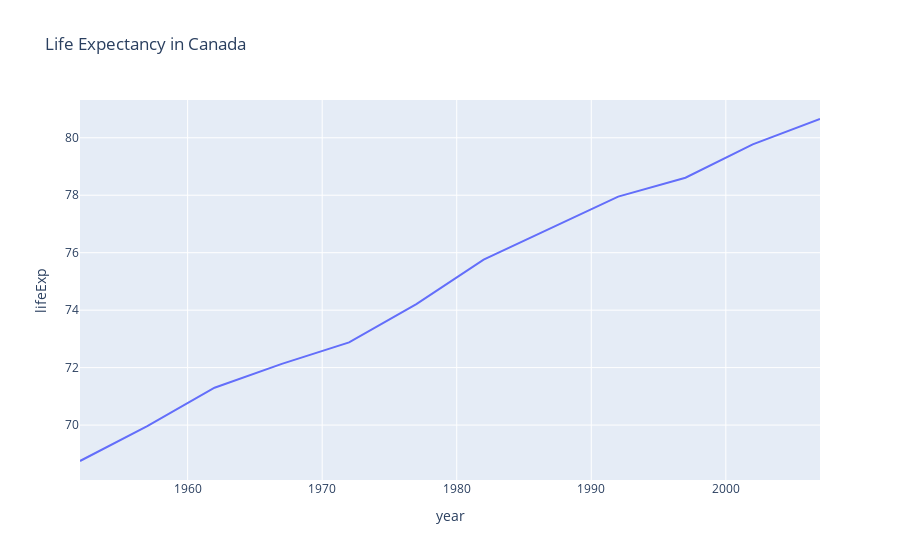

Notebook source saved alongside this figure:
### Markdown cell above
## 2️⃣ Line Plot Example

### Code cell
df = px.data.gapminder().query("country=='Canada'")

fig = px.line(df, x="year", y="lifeExp", title="Life Expectancy in Canada")
fig.show()

### Figure 1 — Plotly figure (JSON) as saved in the notebook; plotly's stock layout.template omitted (floating-point values rounded to 4 significant figures)
{"data": [{"hovertemplate": "year=%{x}<br>lifeExp=%{y}<extra></extra>", "legendgroup": "", "line": {"color": "#636efa", "dash": "solid"}, "marker": {"symbol": "circle"}, "mode": "lines", "name": "", "orientation": "v", "showlegend": false, "type": "scatter", "x": [1952, 1957, 1962, 1967, 1972, 1977, 1982, 1987, 1992, 1997, 2002, 2007], "xaxis": "x", "y": [68.75, 69.96, 71.3, 72.13, 72.88, 74.21, 75.76, 76.86, 77.95, 78.61, 79.77, 80.65], "yaxis": "y"}], "layout": {"legend": {"tracegroupgap": 0}, "title": {"text": "Life Expectancy in Canada"}, "xaxis": {"anchor": "y", "domain": [0, 1], "title": {"text": "year"}}, "yaxis": {"anchor": "x", "domain": [0, 1], "title": {"text": "lifeExp"}}}}
